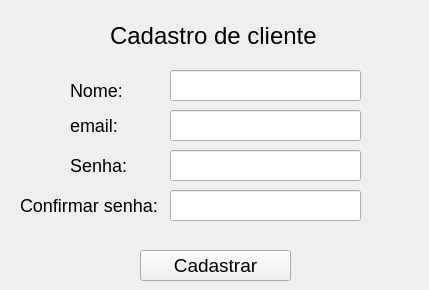
<?xml version="1.0" encoding="UTF-8"?>
<ui version="4.0">
 <class>Form</class>
 <widget class="QWidget" name="Form">
  <property name="geometry">
   <rect>
    <x>0</x>
    <y>0</y>
    <width>429</width>
    <height>290</height>
   </rect>
  </property>
  <property name="windowTitle">
   <string>Form</string>
  </property>
  <widget class="QLabel" name="label">
   <property name="geometry">
    <rect>
     <x>70</x>
     <y>80</y>
     <width>51</width>
     <height>21</height>
    </rect>
   </property>
   <property name="styleSheet">
    <string notr="true">font-size:18px</string>
   </property>
   <property name="text">
    <string>Nome:</string>
   </property>
  </widget>
  <widget class="QLabel" name="label_2">
   <property name="geometry">
    <rect>
     <x>70</x>
     <y>110</y>
     <width>61</width>
     <height>31</height>
    </rect>
   </property>
   <property name="styleSheet">
    <string notr="true">font-size:18px</string>
   </property>
   <property name="text">
    <string>email:</string>
   </property>
  </widget>
  <widget class="QLabel" name="label_3">
   <property name="geometry">
    <rect>
     <x>70</x>
     <y>150</y>
     <width>61</width>
     <height>31</height>
    </rect>
   </property>
   <property name="styleSheet">
    <string notr="true">font-size:18px</string>
   </property>
   <property name="text">
    <string>Senha:</string>
   </property>
  </widget>
  <widget class="QLabel" name="label_4">
   <property name="geometry">
    <rect>
     <x>20</x>
     <y>190</y>
     <width>151</width>
     <height>31</height>
    </rect>
   </property>
   <property name="styleSheet">
    <string notr="true">font-size:18px</string>
   </property>
   <property name="text">
    <string>Confirmar senha:</string>
   </property>
  </widget>
  <widget class="QLabel" name="label_5">
   <property name="geometry">
    <rect>
     <x>110</x>
     <y>20</y>
     <width>231</width>
     <height>31</height>
    </rect>
   </property>
   <property name="styleSheet">
    <string notr="true">font-size:24px</string>
   </property>
   <property name="text">
    <string>Cadastro de cliente</string>
   </property>
  </widget>
  <widget class="QPushButton" name="btn_cadastrar">
   <property name="geometry">
    <rect>
     <x>140</x>
     <y>250</y>
     <width>151</width>
     <height>31</height>
    </rect>
   </property>
   <property name="styleSheet">
    <string notr="true">font-size:19px

</string>
   </property>
   <property name="text">
    <string>Cadastrar</string>
   </property>
  </widget>
  <widget class="QLineEdit" name="entry_nome">
   <property name="geometry">
    <rect>
     <x>170</x>
     <y>70</y>
     <width>191</width>
     <height>31</height>
    </rect>
   </property>
  </widget>
  <widget class="QLineEdit" name="entry_email">
   <property name="geometry">
    <rect>
     <x>170</x>
     <y>110</y>
     <width>191</width>
     <height>31</height>
    </rect>
   </property>
  </widget>
  <widget class="QLineEdit" name="entry_senha">
   <property name="geometry">
    <rect>
     <x>170</x>
     <y>150</y>
     <width>191</width>
     <height>31</height>
    </rect>
   </property>
  </widget>
  <widget class="QLineEdit" name="entry_confirm">
   <property name="geometry">
    <rect>
     <x>170</x>
     <y>190</y>
     <width>191</width>
     <height>31</height>
    </rect>
   </property>
  </widget>
 </widget>
 <resources/>
 <connections/>
</ui>
